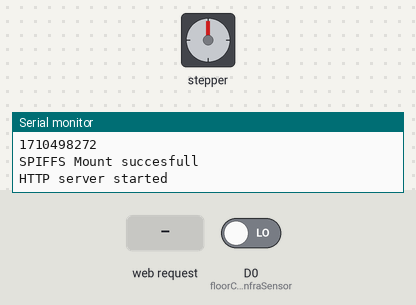
Bench run of a sketch on a simulated ESP8266 (NodeMCU). Parts: stepper motor, the last lines printed to the serial monitor. The inputs (shaded band) are chosen by the test bench; at power-on: D0 (floorCountInfraSensor) LOW. WiFi joins after 1.5 s; servers stay silent unless stated; a WiFi scan finds three made-up networks; the local clock reads 2024-03-15 10:24:30 at power-on unless the sketch sets it; storage starts empty; random numbers use the default seed unless the sketch sets one; stepper angles assume 2048 steps per turn.

Above: at 3.2 s.
3.3 s: HTTP request GET /call?callFrom=1&goTo=1 received
At 3.85 s:
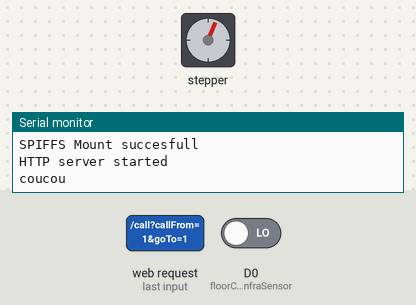
At 4.47 s:
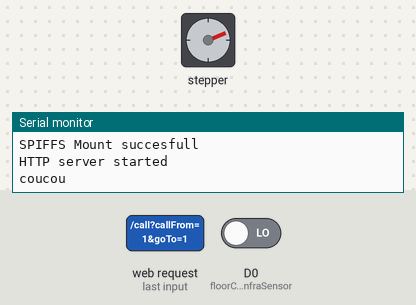
6.3 s: HTTP request GET /call?callFrom=1&goTo=1 received
At 6.66 s:
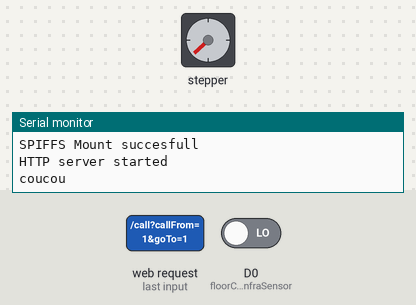
Timing chart, 0 to 9.9 s (numbered marks = the images above; inputs shaded):
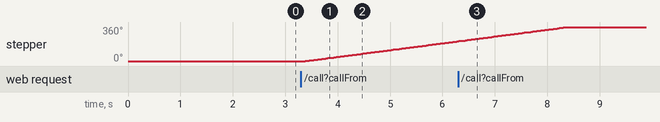

Measured:
- after the input at 3.3 s, stepper: keeps turning clockwise at about 72°/s, starting after 0.08 s

The sketch:

ElevatorBot.ino
```cpp
// (licence header left out)
 //Library
 #include <ESP8266WiFi.h>
 #include <ESP8266WebServer.h>
 #include <ESP8266HTTPClient.h>
 #include <TimeLib.h>
 #include <NtpClientLib.h>
 #include <ArduinoJson.h>
 #include <FS.h>
 #include <PubSubClient.h>
 #include <Stepper.h>
// #include "Plastickind.h"

 // Motor variable
 #define STEPPER_PIN_1 9
 #define STEPPER_PIN_2 10
 #define STEPPER_PIN_3 11
 #define STEPPER_PIN_4 12
 int step_number = 0;

 //Wifi variable
 #define ssid1      "Livebox-C250"      // WiFi SSID
 #define password1  ""  // WiFi password
 #define ssid     "ESP_recycleBot"      // WiFi SSID
 #define password ""  // WiFi password
 #define HISTORY_FILE "/history.json"
 char json[10000];
 String connectionMethod = "default";
 const char* mqtt_server = "broker.mqttdashboard.com";
 int nbTour = 2048;
 const int stepsPerRevolution = 32*64;  // change this to fit the number of steps per revolution
 // initialize the stepper library on D1,D2,D5,D6

 //Infra sensor variable
 int floorCountInfraSensor = 16;
 //int InInfraSensor = 10;
 //int WaitInfraSensor = 10;

  //Variable to adjust parameters for the first time
 bool firstAdjustMade = false;

 //Variable to store position data
 int currentPos=0;
 //Variable to count flore
 int countFloor;

 Stepper myStepper(stepsPerRevolution, D5, D6, D7, D8);
 WiFiClient espClient;
 PubSubClient client(espClient);


 ESP8266WebServer server ( 80 );


 void callback(char* topic, byte* payload, unsigned int length)
{
  Serial.print("Command from MQTT broker is : [");
  Serial.print(topic);
  int p =(char)payload[0]-'0';
  // step one revolution  in one direction:
  if(p==1)
  {
    myStepper.step(stepsPerRevolution);
    Serial.print("  clockwise" );
   }
  // step one revolution in the other direction:
  else if(p==2)
  {
    myStepper.step(-stepsPerRevolution);
    Serial.print("  counterclockwise" );
   }
   Serial.println();
}

//  Serial.println();
 //end callback

 void reconnect() {
  // Loop until we're reconnected
  while (!client.connected())
  {
    Serial.print("Attempting MQTT connection...");
    // Create a random client ID
    String clientId = "ESP8266Client-";
    clientId += String(random(0xffff), HEX);
    // Attempt to connect
    //if you MQTT broker has clientID,username and password
    //please change following line to    if (client.connect(clientId,userName,passWord))
    if (client.connect(clientId.c_str()))
    {
      Serial.println("connected");
     //once connected to MQTT broker, subscribe command if any
      client.subscribe("OsoyooCommand");
    } else {
      Serial.print("failed, rc=");
      Serial.print(client.state());
      Serial.println(" try again in 5 seconds");
      // Wait 6 seconds before retrying
      delay(6000);
    }
  }
}

//Elevator tell to the bridge "i'm here"
void SendGoIn(String ip ){
  //request http to the bridge on /goIn

  Serial.println("coucou3");
  Serial.println(ip);
  HTTPClient http;
  http.begin(ip + "/goIn");
  int httpCode = http.GET();
  if(httpCode > 0) {
            // HTTP header has been send and Server response header has been handled
            Serial.printf("[HTTP] GET... code: %d\n" , httpCode);


            // file found at server
            if(httpCode == HTTP_CODE_OK) {
                String payload = http.getString();
                Serial.println(payload);
            }
        } else {
            Serial.printf("[HTTP] GET... failed, error: %s\n" , http.errorToString(httpCode).c_str());

        }

  }

//Elevator recive demand's signal
 void call() {
  String message="";
  WiFiClient client1;
  if(server.arg("callFrom") == "" || server.arg("goTo") == ""){
    message = "Je ne sais pas ou tu es ou ou tu vas";
   }else{
    Serial.println("coucou");
     int floorToDo = abs(currentPos-server.arg("callFrom").toInt());
     if(currentPos-server.arg("callFrom").toInt()==0){
      //dire au demandeur que l'asseseur et arrivé
      SendGoIn(server.client().remoteIP().toString());
      Serial.println("i'am already here");
     }else{
        countFloor=0;
        while(countFloor!=floorToDo){
          if(!digitalRead(floorCountInfraSensor)==HIGH){
           countFloor++;
           myStepper.step(2048);
           delay(10);
           Serial.println("I detected you on floor");
           Serial.println(countFloor);
          }
          if(currentPos-server.arg("callFrom").toInt()<0){
          //motor clockwise (monte)
          myStepper.step(1);
          }else{
          //motor counterwise (descend)
          myStepper.step(-1);
          }
          //Serial.println("coucou4");
          yield();
        }
        Serial.println("You're arrived !");
        currentPos= server.arg("callFrom").toInt();
        //dire au demandeur que l'asseseur et arrivé
      }
      //while(!digitalRead(InInfraSensor)){
      //dire que j'attends
      //}
     floorToDo = abs(server.arg("goTo").toInt()-server.arg("callFrom").toInt());
     if(server.arg("goTo").toInt()-server.arg("callFrom").toInt()==0){
      //dire au demandeur que l'asseseur et arrivé
     }else{
        while(countFloor!=floorToDo){
        if(server.arg("goTo").toInt()-server.arg("callFrom").toInt()<0){
          //motor clockwise (monte)
          currentPos= server.arg("goTo").toInt();
        }else{
          //motor counterwise (descend)
          currentPos= server.arg("goTo").toInt();
          }
        }
        //dire au demandeur que l'asseseur et arrivé
      }

     message="nous allons au :";
     message+=server.arg("goTo");
     int tour = server.arg("callFrom").toInt()-server.arg("goTo").toInt();
     message+= "soit";
     message+= tour;
     message+= "tour";
    }
  server.send(200,"text/plain",message);
 }
//                         VOID SETUP

  void setup() {


  Serial.begin ( 115200 );
  Serial.println("scan start");

  // WiFi.scanNetworks will return the number of networks found
  int n = WiFi.scanNetworks();
  Serial.println("scan done");
  if (n == 0) {
    Serial.println("no networks found");
  } else {
    Serial.print(n);
    Serial.println(" networks found");
    for (int i = 0; i < n; ++i) {
      Serial.print(i + 1);
      Serial.print(": ");
      Serial.print(WiFi.SSID(i));
      Serial.print(" (");
      Serial.print(WiFi.RSSI(i));
      Serial.print(")");
      Serial.println((WiFi.encryptionType(i) == ENC_TYPE_NONE) ? " " : "*");
      if (WiFi.SSID(i) == ssid1) {
        connectionMethod = "home";
        Serial.println ( connectionMethod );
      }else {
        };
      delay(10);
    }
  }


   if (connectionMethod == "home"){
    Serial.print ( "Connecting to " );
    Serial.println ( ssid1 );
    WiFi.begin ( ssid1, password1 );
  // Attente de la connexion au réseau WiFi / Wait for connection
    while ( WiFi.status() != WL_CONNECTED ) {
      delay ( 500 ); Serial.print ( "." );
    }
  // Connexion WiFi établie / WiFi connexion is OK
    Serial.println ( "" );
    Serial.print ( "Connected to " ); Serial.println ( ssid1 );
    Serial.print ( "IP address: " ); Serial.println ( WiFi.localIP() );
   }else{
    WiFi.mode(WIFI_AP_STA);
    WiFi.softAP( ssid, password );
    Serial.print ( "Connected to " );
    Serial.println ( ssid );
    Serial.print ( "IP address: " );
    Serial.println ( WiFi.softAPIP());

   }
   delay(10);

   NTP.begin("pool.ntp.org", 1, true);
   NTP.setInterval(60);
   Serial.println(NTP.getTime());
   NTP.onNTPSyncEvent([](NTPSyncEvent_t error) {
    if (error) {
     Serial.print("Time Sync error: ");
      if (error == noResponse)
        Serial.println("NTP server not reachable");
      else if (error == invalidAddress)
        Serial.println("Invalid NTP server address");
    }
    else {
      Serial.print("Got NTP time: ");
      Serial.println(NTP.getTimeDateString(NTP.getLastNTPSync()));
    }
  });

   if (!SPIFFS.begin()){
     Serial.println("SPIFFS Mount failed");
    } else {
     Serial.println("SPIFFS Mount succesfull");
    }


//   server.on("/gpio", updateGpio);
   server.on("/call", call);
//  server.on("/plasticList.json", sendPlasticList);
// server.on("/savePlasticList", savePlasticList);
   /*HTTP_POST, []() {
     updateGpio();
   });
   */
   server.serveStatic("/js", SPIFFS, "/js");
   server.serveStatic("/css", SPIFFS, "/css");
   server.serveStatic("/img", SPIFFS, "/img");
   server.serveStatic("/", SPIFFS, "/index.html");

   server.begin();
   Serial.println();
   Serial.println ( "HTTP server started" );
   myStepper.setSpeed(12);
   pinMode(floorCountInfraSensor, INPUT);
   digitalWrite(floorCountInfraSensor, LOW);

 }

 void loop() {
   // put your main code here, to run repeatedly:
   server.handleClient();
   delay(100);

  //myStepper.step(nbTour);

  //myStepper.step(-nbTour);
   delay(10);
//  Serial.println("rootStrAfterLoad");
//  Serial.println(rootStrAfterLoad);
//  Serial.println("json");
//  Serial.println(json);
//  Serial.println();
//  Serial.println();
//  Serial.println("root");
//  root.prettyPrintTo(Serial);
//  Serial.println();
//  Serial.println("root2");
//  root2.prettyPrintTo(Serial);
//  Serial.println();
//   addPlastic();
////
//  savePlastic();
//  loadPlastic();


 }
```
